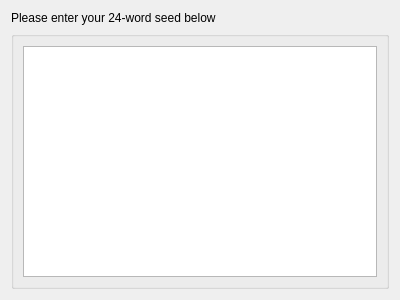
<?xml version="1.0" encoding="UTF-8"?>
<ui version="4.0">
 <class>RestoreSeedForm</class>
 <widget class="QWidget" name="RestoreSeedForm">
  <property name="geometry">
   <rect>
    <x>0</x>
    <y>0</y>
    <width>400</width>
    <height>300</height>
   </rect>
  </property>
  <property name="windowTitle">
   <string>Form</string>
  </property>
  <layout class="QGridLayout" name="gridLayout">
   <item row="0" column="0">
    <widget class="QLabel" name="label">
     <property name="text">
      <string>Please enter your 24-word seed below</string>
     </property>
     <property name="wordWrap">
      <bool>true</bool>
     </property>
    </widget>
   </item>
   <item row="1" column="0">
    <widget class="QGroupBox" name="groupBox">
     <property name="sizePolicy">
      <sizepolicy hsizetype="Preferred" vsizetype="Expanding">
       <horstretch>0</horstretch>
       <verstretch>0</verstretch>
      </sizepolicy>
     </property>
     <property name="title">
      <string/>
     </property>
     <layout class="QVBoxLayout" name="verticalLayout">
      <item>
       <widget class="QPlainTextEdit" name="txtSeed">
        <property name="readOnly">
         <bool>false</bool>
        </property>
       </widget>
      </item>
     </layout>
    </widget>
   </item>
  </layout>
 </widget>
 <resources/>
 <connections/>
</ui>
